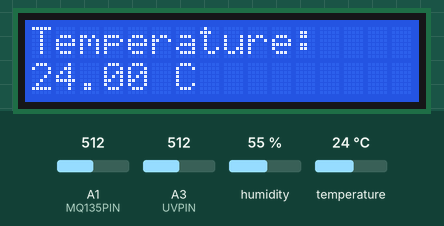
Simulated run of this sketch. Board: Arduino Uno, built with avr-gcc and run on an emulated ATmega328P. Shown: 16×2 character LCD. Inputs (shaded band) come from the test bench; at power-on: humidity 55 %, A1 (MQ135PIN) = 512, A3 (UVPIN) = 512, temperature 24 °C. What the sketch prints to the serial monitor is not drawn.

Above: at 10.3 s.
At 24.1 s:
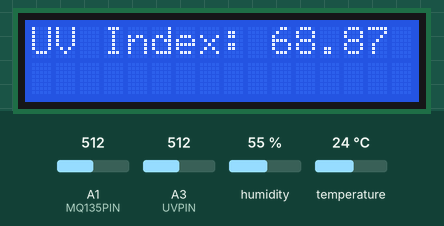
24.2 s: humidity set to 22 %
At 31.2 s:
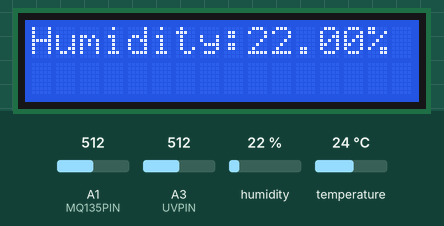
At 40.6 s:
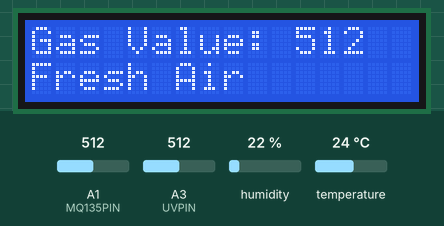
Timing chart, 0 to 42.1 s (numbered marks = the images above; inputs shaded):
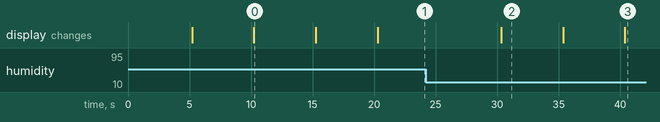

Measured:
- what the display in image 0 shows lasts 5.1 s, from 10.2 s to 15.3 s

The sketch:

SmartAirAndUVMonitor.ino
```cpp
#include "DHT.h"
#include <Wire.h>
#include <LiquidCrystal_I2C.h>

// Pin ที่เชื่อมต่อกับเซ็นเซอร์ DHT
#define DHTPIN 4       // สำหรับ ESP8266 ใช้ GPIO4
#define DHTTYPE DHT22  // DHT 22 (AM2302), AM2321

// กำหนดขาอะนาล็อกที่เชื่อมต่อกับ MQ-135
#define MQ135PIN A1  // ใช้ A0 สำหรับ MQ-135

// กำหนดขาอะนาล็อกที่เชื่อมต่อกับ UV Sensor (S12SD)
#define UVPIN A3     // ใช้ A0 สำหรับ UV sensor (หรือพินอะนาล็อกที่มีอยู่)

String qualityair ="";
// สร้างตัวแปรสำหรับเซ็นเซอร์ DHT
DHT dht(DHTPIN, DHTTYPE);
// กำหนด I2C LCD address และขนาดของจอ (16x2)
LiquidCrystal_I2C lcd(0x27, 16, 2);  // 0x27 คือ I2C address ของ LCD

void setup() {
  // เริ่มต้นการสื่อสารกับ Serial Monitor
  Serial.begin(9600);
  Serial.println("Start Smart Air And Uv Monitor!");

  // เริ่มต้นเซ็นเซอร์ DHT
  dht.begin();
  lcd.init();
  // เริ่มต้น LCD
  lcd.begin(16, 2);  // ขนาดจอ LCD 16x2
  lcd.backlight();   // เปิดไฟแบ็คไลท์
  lcd.print("Start Smart Air ");
  lcd.setCursor(0, 1);
  lcd.print(" And Uv Monitor! ");
}

void loop() {
  // รอระยะเวลาประมาณ 2 วินาทีเพื่ออ่านข้อมูลจากเซ็นเซอร์
  delay(5000);

  // อ่านค่าความชื้นและอุณหภูมิ
  float h = dht.readHumidity();
  float t = dht.readTemperature();

  // อ่านค่าจาก MQ-135 (ก๊าซในอากาศ)
  int mq135Value = analogRead(MQ135PIN);

  double uvIndex;
  int uvValue = analogRead(UVPIN);


  // ตรวจสอบว่าการอ่านจาก DHT ล้มเหลวหรือไม่
  if (isnan(h) || isnan(t)) {
    Serial.println(F("Failed to read from DHT sensor!"));
    return;
  }
  if (isnan(mq135Value)) {
    Serial.println(F("Failed to read from GAS sensor!"));
    return;
  }
  if (isnan(uvValue)) {
    Serial.println(F("Failed to read from UV sensor!"));
    return;
  }
  uvIndex = UV_index(uvValue);
  // --- แสดงค่าบน Serial Monitor ---
  Serial.print(F("Humidity: "));
  Serial.print(h);
  Serial.print(F("%  Temperature: "));
  Serial.print(t);
  Serial.print(F(" C  GasValue: "));
  Serial.print(mq135Value);
  Serial.print(F(" QualityAir: "));
  Serial.print((mq135Value < 600) ? "Fresh Air" : "Bad Air");
  Serial.print(F("  UV Index: "));
  Serial.println( uvIndex);

  // --- แสดงค่าบน LCD ทั้งหมด ---
  // แสดงความชื้นและอุณหภูมิ
  lcd.clear();
  lcd.setCursor(0, 0);
  lcd.print("Humidity:");
  lcd.print(h);
  lcd.print("%");
  delay(5000);
  lcd.clear();
  lcd.setCursor(0, 0);
  lcd.print("Temperature: ");
    lcd.setCursor(0, 1);
    lcd.print(t);
    lcd.print(" C");
  delay(5000);

  // แสดงคุณภาพอากาศ
  lcd.clear();
  lcd.setCursor(0, 0);
  lcd.print("Gas Value: ");
  lcd.print(mq135Value);
  lcd.setCursor(0, 1);
  if (mq135Value < 600) {
    lcd.print("Fresh Air");
    qualityair = "Fresh Air";
  } else {
    lcd.print("Bad Air");
    qualityair = "Bad Air";
  }
  delay(5000);

  // แสดงค่า UV
  lcd.clear();
  lcd.setCursor(0, 0);
  lcd.print("UV Index: ");
  lcd.print(uvIndex);
  delay(5000);
}
double UV_index(int sensor_value){
  double Vcc = 5;
  double x = ((double)sensor_value * Vcc) / 1023;
  x *= 1000; // แปลงจาก V เป็น mV
  // Serial.print("\tVolt = ");
  // Serial.print(x, 3);
  // Serial.print("mV");

  double uv_index = 0.00000000000543329220 * pow(x, 4)
                  - 0.00000001711915535446 * pow(x, 3)
                  + 0.00001910444947213210 * pow(x, 2)
                  + 0.00176791835612988000 * x
                  + 0.00759534583886534000;
  return uv_index;
}
```
